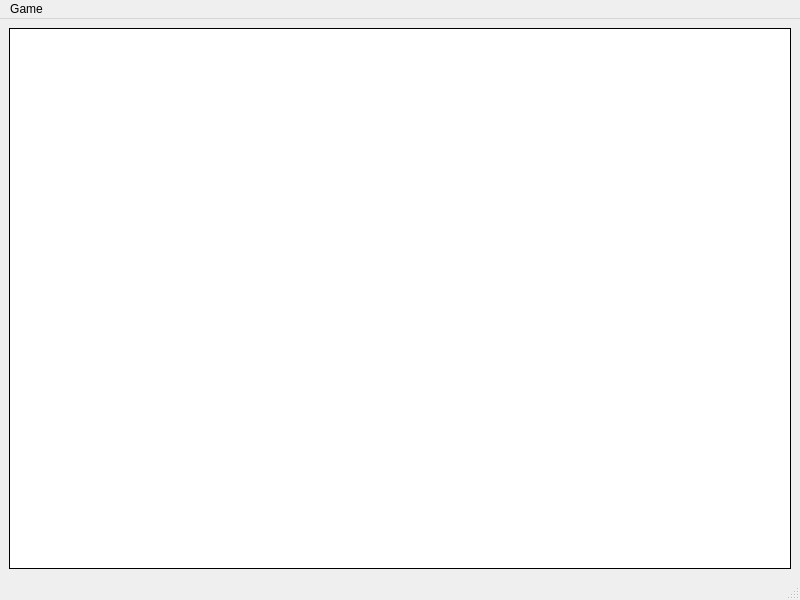
<?xml version="1.0" encoding="UTF-8"?>
<ui version="4.0">
 <class>MainWindow</class>
 <widget class="QMainWindow" name="MainWindow">
  <property name="geometry">
   <rect>
    <x>0</x>
    <y>0</y>
    <width>800</width>
    <height>600</height>
   </rect>
  </property>
  <property name="windowTitle">
   <string>Go</string>
  </property>
  <widget class="QWidget" name="centralwidget">
   <layout class="QVBoxLayout" name="verticalLayout">
    <item>
     <widget class="GameBoardWidget" name="gameBoardWidget">
      <property name="minimumSize">
       <size>
        <width>20</width>
        <height>20</height>
       </size>
      </property>
      <property name="frameShape">
       <enum>QFrame::Shape::Panel</enum>
      </property>
      <property name="frameShadow">
       <enum>QFrame::Shadow::Plain</enum>
      </property>
     </widget>
    </item>
   </layout>
  </widget>
  <widget class="QMenuBar" name="menubar">
   <property name="geometry">
    <rect>
     <x>0</x>
     <y>0</y>
     <width>800</width>
     <height>23</height>
    </rect>
   </property>
   <widget class="QMenu" name="menuGame">
    <property name="title">
     <string>Game</string>
    </property>
    <addaction name="actionNew"/>
    <addaction name="actionHost"/>
    <addaction name="actionJoin"/>
   </widget>
   <addaction name="menuGame"/>
  </widget>
  <widget class="QStatusBar" name="statusbar"/>
  <action name="actionNew">
   <property name="text">
    <string>New...</string>
   </property>
  </action>
  <action name="actionHost">
   <property name="text">
    <string>Host</string>
   </property>
  </action>
  <action name="actionJoin">
   <property name="text">
    <string>Join</string>
   </property>
  </action>
 </widget>
 <customwidgets>
  <customwidget>
   <class>GameBoardWidget</class>
   <extends>QGraphicsView</extends>
   <header>gameboardwidget.h</header>
  </customwidget>
 </customwidgets>
 <resources/>
 <connections/>
</ui>
